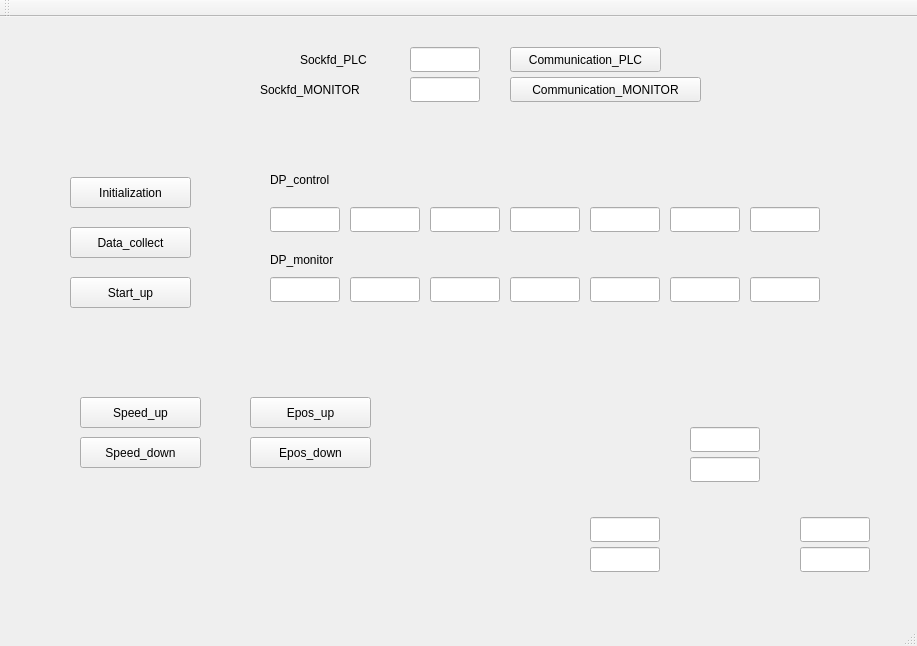
<?xml version="1.0" encoding="UTF-8"?>
<ui version="4.0">
 <class>MainWindow</class>
 <widget class="QMainWindow" name="MainWindow">
  <property name="geometry">
   <rect>
    <x>0</x>
    <y>0</y>
    <width>917</width>
    <height>646</height>
   </rect>
  </property>
  <property name="windowTitle">
   <string>MainWindow</string>
  </property>
  <widget class="QWidget" name="centralWidget">
   <widget class="QPushButton" name="Data_collect">
    <property name="geometry">
     <rect>
      <x>70</x>
      <y>210</y>
      <width>121</width>
      <height>31</height>
     </rect>
    </property>
    <property name="text">
     <string>Data_collect</string>
    </property>
   </widget>
   <widget class="QPushButton" name="Start">
    <property name="geometry">
     <rect>
      <x>70</x>
      <y>260</y>
      <width>121</width>
      <height>31</height>
     </rect>
    </property>
    <property name="text">
     <string>Start_up</string>
    </property>
   </widget>
   <widget class="QPushButton" name="Init">
    <property name="geometry">
     <rect>
      <x>70</x>
      <y>160</y>
      <width>121</width>
      <height>31</height>
     </rect>
    </property>
    <property name="text">
     <string>Initialization</string>
    </property>
   </widget>
   <widget class="QLineEdit" name="lineEdit_1">
    <property name="geometry">
     <rect>
      <x>690</x>
      <y>410</y>
      <width>70</width>
      <height>25</height>
     </rect>
    </property>
    <property name="alignment">
     <set>Qt::AlignCenter</set>
    </property>
   </widget>
   <widget class="QLineEdit" name="lineEdit_2">
    <property name="geometry">
     <rect>
      <x>690</x>
      <y>440</y>
      <width>70</width>
      <height>25</height>
     </rect>
    </property>
    <property name="alignment">
     <set>Qt::AlignCenter</set>
    </property>
   </widget>
   <widget class="QLineEdit" name="lineEdit_3">
    <property name="geometry">
     <rect>
      <x>590</x>
      <y>500</y>
      <width>70</width>
      <height>25</height>
     </rect>
    </property>
    <property name="alignment">
     <set>Qt::AlignCenter</set>
    </property>
   </widget>
   <widget class="QLineEdit" name="lineEdit_4">
    <property name="geometry">
     <rect>
      <x>590</x>
      <y>530</y>
      <width>70</width>
      <height>25</height>
     </rect>
    </property>
    <property name="alignment">
     <set>Qt::AlignCenter</set>
    </property>
   </widget>
   <widget class="QLineEdit" name="lineEdit_5">
    <property name="geometry">
     <rect>
      <x>800</x>
      <y>500</y>
      <width>70</width>
      <height>25</height>
     </rect>
    </property>
    <property name="alignment">
     <set>Qt::AlignCenter</set>
    </property>
   </widget>
   <widget class="QLineEdit" name="lineEdit_6">
    <property name="geometry">
     <rect>
      <x>800</x>
      <y>530</y>
      <width>70</width>
      <height>25</height>
     </rect>
    </property>
    <property name="alignment">
     <set>Qt::AlignCenter</set>
    </property>
   </widget>
   <widget class="QLineEdit" name="lineEdit_7">
    <property name="geometry">
     <rect>
      <x>410</x>
      <y>30</y>
      <width>70</width>
      <height>25</height>
     </rect>
    </property>
    <property name="alignment">
     <set>Qt::AlignCenter</set>
    </property>
   </widget>
   <widget class="QLineEdit" name="lineEdit_8">
    <property name="geometry">
     <rect>
      <x>410</x>
      <y>60</y>
      <width>70</width>
      <height>25</height>
     </rect>
    </property>
    <property name="alignment">
     <set>Qt::AlignCenter</set>
    </property>
   </widget>
   <widget class="QLabel" name="label">
    <property name="geometry">
     <rect>
      <x>300</x>
      <y>30</y>
      <width>91</width>
      <height>25</height>
     </rect>
    </property>
    <property name="text">
     <string>Sockfd_PLC</string>
    </property>
   </widget>
   <widget class="QLabel" name="label_2">
    <property name="geometry">
     <rect>
      <x>260</x>
      <y>60</y>
      <width>131</width>
      <height>25</height>
     </rect>
    </property>
    <property name="text">
     <string>Sockfd_MONITOR</string>
    </property>
   </widget>
   <widget class="QPushButton" name="Communication_PLC">
    <property name="geometry">
     <rect>
      <x>510</x>
      <y>30</y>
      <width>151</width>
      <height>25</height>
     </rect>
    </property>
    <property name="text">
     <string>Communication_PLC</string>
    </property>
   </widget>
   <widget class="QPushButton" name="Communication_MONITOR">
    <property name="geometry">
     <rect>
      <x>510</x>
      <y>60</y>
      <width>191</width>
      <height>25</height>
     </rect>
    </property>
    <property name="text">
     <string>Communication_MONITOR</string>
    </property>
   </widget>
   <widget class="QLineEdit" name="DP_control_0">
    <property name="geometry">
     <rect>
      <x>270</x>
      <y>190</y>
      <width>70</width>
      <height>25</height>
     </rect>
    </property>
    <property name="alignment">
     <set>Qt::AlignCenter</set>
    </property>
   </widget>
   <widget class="QLineEdit" name="DP_control_1">
    <property name="geometry">
     <rect>
      <x>350</x>
      <y>190</y>
      <width>70</width>
      <height>25</height>
     </rect>
    </property>
    <property name="alignment">
     <set>Qt::AlignCenter</set>
    </property>
   </widget>
   <widget class="QLineEdit" name="DP_control_2">
    <property name="geometry">
     <rect>
      <x>430</x>
      <y>190</y>
      <width>70</width>
      <height>25</height>
     </rect>
    </property>
    <property name="alignment">
     <set>Qt::AlignCenter</set>
    </property>
   </widget>
   <widget class="QLineEdit" name="DP_control_3">
    <property name="geometry">
     <rect>
      <x>510</x>
      <y>190</y>
      <width>70</width>
      <height>25</height>
     </rect>
    </property>
    <property name="alignment">
     <set>Qt::AlignCenter</set>
    </property>
   </widget>
   <widget class="QLineEdit" name="DP_control_4">
    <property name="geometry">
     <rect>
      <x>590</x>
      <y>190</y>
      <width>70</width>
      <height>25</height>
     </rect>
    </property>
    <property name="alignment">
     <set>Qt::AlignCenter</set>
    </property>
   </widget>
   <widget class="QLineEdit" name="DP_control_5">
    <property name="geometry">
     <rect>
      <x>670</x>
      <y>190</y>
      <width>70</width>
      <height>25</height>
     </rect>
    </property>
    <property name="alignment">
     <set>Qt::AlignCenter</set>
    </property>
   </widget>
   <widget class="QLineEdit" name="DP_control_6">
    <property name="geometry">
     <rect>
      <x>750</x>
      <y>190</y>
      <width>70</width>
      <height>25</height>
     </rect>
    </property>
    <property name="alignment">
     <set>Qt::AlignCenter</set>
    </property>
   </widget>
   <widget class="QLineEdit" name="DP_monitor_3">
    <property name="geometry">
     <rect>
      <x>510</x>
      <y>260</y>
      <width>70</width>
      <height>25</height>
     </rect>
    </property>
    <property name="alignment">
     <set>Qt::AlignCenter</set>
    </property>
   </widget>
   <widget class="QLineEdit" name="DP_monitor_6">
    <property name="geometry">
     <rect>
      <x>750</x>
      <y>260</y>
      <width>70</width>
      <height>25</height>
     </rect>
    </property>
    <property name="alignment">
     <set>Qt::AlignCenter</set>
    </property>
   </widget>
   <widget class="QLineEdit" name="DP_monitor_1">
    <property name="geometry">
     <rect>
      <x>350</x>
      <y>260</y>
      <width>70</width>
      <height>25</height>
     </rect>
    </property>
    <property name="alignment">
     <set>Qt::AlignCenter</set>
    </property>
   </widget>
   <widget class="QLineEdit" name="DP_monitor_4">
    <property name="geometry">
     <rect>
      <x>590</x>
      <y>260</y>
      <width>70</width>
      <height>25</height>
     </rect>
    </property>
    <property name="alignment">
     <set>Qt::AlignCenter</set>
    </property>
   </widget>
   <widget class="QLineEdit" name="DP_monitor_5">
    <property name="geometry">
     <rect>
      <x>670</x>
      <y>260</y>
      <width>70</width>
      <height>25</height>
     </rect>
    </property>
    <property name="alignment">
     <set>Qt::AlignCenter</set>
    </property>
   </widget>
   <widget class="QLineEdit" name="DP_monitor_0">
    <property name="geometry">
     <rect>
      <x>270</x>
      <y>260</y>
      <width>70</width>
      <height>25</height>
     </rect>
    </property>
    <property name="alignment">
     <set>Qt::AlignCenter</set>
    </property>
   </widget>
   <widget class="QLineEdit" name="DP_monitor_2">
    <property name="geometry">
     <rect>
      <x>430</x>
      <y>260</y>
      <width>70</width>
      <height>25</height>
     </rect>
    </property>
    <property name="alignment">
     <set>Qt::AlignCenter</set>
    </property>
   </widget>
   <widget class="QLabel" name="label_3">
    <property name="geometry">
     <rect>
      <x>270</x>
      <y>150</y>
      <width>91</width>
      <height>25</height>
     </rect>
    </property>
    <property name="text">
     <string>DP_control</string>
    </property>
   </widget>
   <widget class="QLabel" name="label_4">
    <property name="geometry">
     <rect>
      <x>270</x>
      <y>230</y>
      <width>91</width>
      <height>25</height>
     </rect>
    </property>
    <property name="text">
     <string>DP_monitor</string>
    </property>
   </widget>
   <widget class="QPushButton" name="Speed_up">
    <property name="geometry">
     <rect>
      <x>80</x>
      <y>380</y>
      <width>121</width>
      <height>31</height>
     </rect>
    </property>
    <property name="text">
     <string>Speed_up</string>
    </property>
   </widget>
   <widget class="QPushButton" name="Speed_down">
    <property name="geometry">
     <rect>
      <x>80</x>
      <y>420</y>
      <width>121</width>
      <height>31</height>
     </rect>
    </property>
    <property name="text">
     <string>Speed_down</string>
    </property>
   </widget>
   <widget class="QPushButton" name="Epos_up">
    <property name="geometry">
     <rect>
      <x>250</x>
      <y>380</y>
      <width>121</width>
      <height>31</height>
     </rect>
    </property>
    <property name="text">
     <string>Epos_up</string>
    </property>
   </widget>
   <widget class="QPushButton" name="Epos_down">
    <property name="geometry">
     <rect>
      <x>250</x>
      <y>420</y>
      <width>121</width>
      <height>31</height>
     </rect>
    </property>
    <property name="text">
     <string>Epos_down</string>
    </property>
   </widget>
  </widget>
  <widget class="QMenuBar" name="menuBar">
   <property name="geometry">
    <rect>
     <x>0</x>
     <y>0</y>
     <width>917</width>
     <height>22</height>
    </rect>
   </property>
  </widget>
  <widget class="QToolBar" name="mainToolBar">
   <attribute name="toolBarArea">
    <enum>TopToolBarArea</enum>
   </attribute>
   <attribute name="toolBarBreak">
    <bool>false</bool>
   </attribute>
  </widget>
  <widget class="QStatusBar" name="statusBar"/>
 </widget>
 <layoutdefault spacing="6" margin="11"/>
 <resources/>
 <connections/>
</ui>
